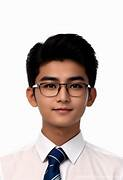
#> input picture dataset/1.Aarav.1.jpg.jpg, 123 x 180 px, given in place of aarav.jpg, which was not available
$ python augment_photos.py
#> lines starting #> are read from the running program, lines starting #| are printed output that depends on the picture; pictures that were not available may be replaced by others from this repository, and a replacement may not be noted
import cv2
import os
import numpy as np

# Settings
student_id = "1"
student_name = "Aarav"
input_photo = "photos/aarav.jpg"  # is photo ko photos folder me rakho

if not os.path.exists('dataset'):
    os.makedirs('dataset')
if not os.path.exists('photos'):
    os.makedirs('photos')

img = cv2.imread(input_photo)
#> img is the input picture: shape (180, 123, 3); mean B, G, R 189.8, 192.9, 203.5
gray = cv2.cvtColor(img, cv2.COLOR_BGR2GRAY)
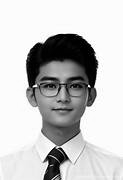
#> gray: shape (180, 123); min 0, max 255, mean 195.7
face_detector = cv2.CascadeClassifier('haarcascade/haarcascade_frontalface_default.xml')
faces = face_detector.detectMultiScale(gray, 1.3, 5)
#> faces = [[28, 58, 69, 69]]

count = 0
for (x,y,w,h) in faces:
    face = gray[y:y+h, x:x+w]

    # 15 tarah ki photo banayenge
    for angle in [-20, -10, 0, 10, 20]:
        for brightness in [40, 0, -40]: # dark, normal, bright
            rotated = cv2.getRotationMatrix2D((w//2,h//2), angle, 1.0)
            rotated_face = cv2.warpAffine(face, rotated, (w,h))
            bright_face = cv2.convertScaleAbs(rotated_face, alpha=1, beta=brightness)

            count += 1
            cv2.imwrite(f"dataset/{student_id}.{student_name}.{count}.jpg", bright_face)
            if count >= 15: break
        if count >= 15: break
#> this loop made 1 pass
#> pass 1, `face = gray[y:y+h, x:x+w]`:
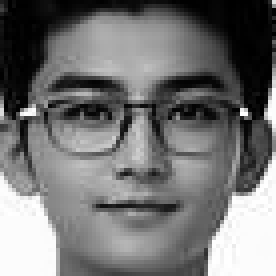
#> face: shape (69, 69) (shown 4 times larger); min 0, max 255, mean 115.3
#> pass 1, `cv2.imwrite(f"dataset/{student_id}.{student_name}.{count}.jpg", bright..`:
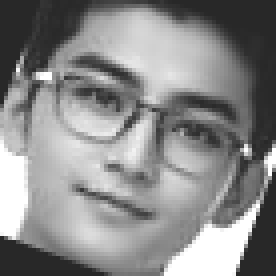
#> saved as 1.Aarav.1.jpg: shape (69, 69) (shown 4 times larger); min 40, max 255, mean 137.5
#> pass 1, `cv2.imwrite(f"dataset/{student_id}.{student_name}.{count}.jpg", bright..`:
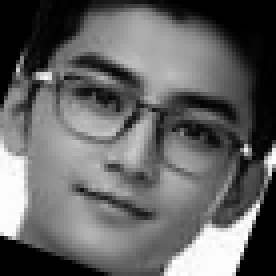
#> saved as 1.Aarav.2.jpg: shape (69, 69) (shown 4 times larger); min 0, max 255, mean 99.7
#> pass 1, `cv2.imwrite(f"dataset/{student_id}.{student_name}.{count}.jpg", bright..`:
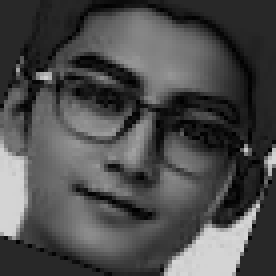
#> saved as 1.Aarav.3.jpg: shape (69, 69) (shown 4 times larger); min 0, max 215, mean 76.4
#> after the loop:
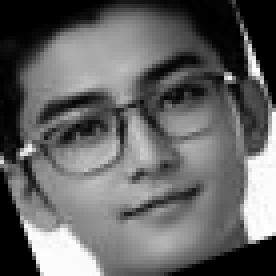
#> rotated_face: shape (69, 69) (shown 4 times larger); min 0, max 255, mean 100.4
#> after the loop, count = 15

print(f"Ho gaya! 1 photo se {count} photo bana di dataset me")
#| Ho gaya! 1 photo se 15 photo bana di dataset me
